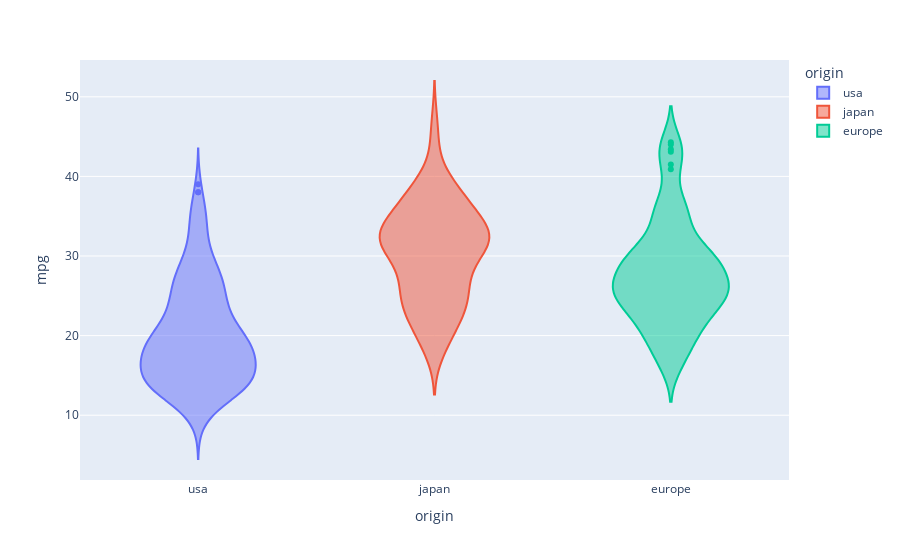

Write notebook code for a chart like this one.
### Code cell
px.violin(df, x="origin", y="mpg", color="origin")

### Figure 1 — Plotly figure (JSON) as saved in the notebook; plotly's stock layout.template omitted (floating-point values rounded to 4 significant figures; data arrays with more than 128 entries replaced by an {"elided": "..."} marker saying what was removed)
{"data": [{"alignmentgroup": "True", "box": {"visible": false}, "hovertemplate": "origin=%{x}<br>mpg=%{y}<extra></extra>", "legendgroup": "usa", "marker": {"color": "#636efa"}, "name": "usa", "offsetgroup": "usa", "orientation": "v", "scalegroup": "True", "showlegend": true, "type": "violin", "x": {"elided": "249 str values"}, "x0": " ", "xaxis": "x", "y": {"elided": "249 float values"}, "y0": " ", "yaxis": "y"}, {"alignmentgroup": "True", "box": {"visible": false}, "hovertemplate": "origin=%{x}<br>mpg=%{y}<extra></extra>", "legendgroup": "japan", "marker": {"color": "#EF553B"}, "name": "japan", "offsetgroup": "japan", "orientation": "v", "scalegroup": "True", "showlegend": true, "type": "violin", "x": ["japan", "japan", "japan", "japan", "japan", "japan", "japan", "japan", "japan", "japan", "japan", "japan", "japan", "japan", "japan", "japan", "japan", "japan", "japan", "japan", "japan", "japan", "japan", "japan", "japan", "japan", "japan", "japan", "japan", "japan", "japan", "japan", "japan", "japan", "japan", "japan", "japan", "japan", "japan", "japan", "japan", "japan", "japan", "japan", "japan", "japan", "japan", "japan", "japan", "japan", "japan", "japan", "japan", "japan", "japan", "japan", "japan", "japan", "japan", "japan", "japan", "japan", "japan", "japan", "japan", "japan", "japan", "japan", "japan", "japan", "japan", "japan", "japan", "japan", "japan", "japan", "japan", "japan", "japan"], "x0": " ", "xaxis": "x", "y": [24, 27, 27, 25, 31, 35, 24, 19, 28, 23, 27, 20, 22, 18, 20, 31, 32, 31, 32, 24, 26, 29, 24, 24, 33, 33, 32, 28, 19, 31.5, 33.5, 26, 30, 22, 21.5, 32.8, 39.4, 36.1, 27.5, 27.2, 21.1, 23.9, 29.5, 34.1, 31.8, 38.1, 37.2, 29.8, 31.3, 37, 32.2, 46.6, 40.8, 44.6, 33.8, 32.7, 23.7, 32.4, 39.1, 35.1, 32.3, 37, 37.7, 34.1, 33.7, 32.4, 32.9, 31.6, 25.4, 24.2, 37, 31, 36, 36, 34, 38, 32, 38, 32], "y0": " ", "yaxis": "y"}, {"alignmentgroup": "True", "box": {"visible": false}, "hovertemplate": "origin=%{x}<br>mpg=%{y}<extra></extra>", "legendgroup": "europe", "marker": {"color": "#00cc96"}, "name": "europe", "offsetgroup": "europe", "orientation": "v", "scalegroup": "True", "showlegend": true, "type": "violin", "x": ["europe", "europe", "europe", "europe", "europe", "europe", "europe", "europe", "europe", "europe", "europe", "europe", "europe", "europe", "europe", "europe", "europe", "europe", "europe", "europe", "europe", "europe", "europe", "europe", "europe", "europe", "europe", "europe", "europe", "europe", "europe", "europe", "europe", "europe", "europe", "europe", "europe", "europe", "europe", "europe", "europe", "europe", "europe", "europe", "europe", "europe", "europe", "europe", "europe", "europe", "europe", "europe", "europe", "europe", "europe", "europe", "europe", "europe", "europe", "europe", "europe", "europe", "europe", "europe", "europe", "europe", "europe", "europe", "europe", "europe"], "x0": " ", "xaxis": "x", "y": [26, 25, 24, 25, 26, 28, 30, 30, 27, 23, 18, 22, 21, 26, 26, 26, 29, 24, 20, 19, 24, 29, 26, 26, 24, 26, 31, 25, 29, 23, 23, 22, 25, 28, 25, 27, 29, 29.5, 20, 19, 16.5, 36, 29, 30.5, 21.5, 43.1, 20.3, 17, 21.6, 16.2, 31.5, 31.9, 25.4, 27.2, 37.3, 41.5, 34.3, 44.3, 43.4, 36.4, 30, 40.9, 29.8, 35, 33, 34.5, 28.1, 30.7, 36, 44], "y0": " ", "yaxis": "y"}], "layout": {"legend": {"title": {"text": "origin"}, "tracegroupgap": 0}, "margin": {"t": 60}, "violinmode": "overlay", "xaxis": {"anchor": "y", "categoryarray": ["usa", "japan", "europe"], "categoryorder": "array", "domain": [0, 1], "title": {"text": "origin"}}, "yaxis": {"anchor": "x", "domain": [0, 1], "title": {"text": "mpg"}}}}
